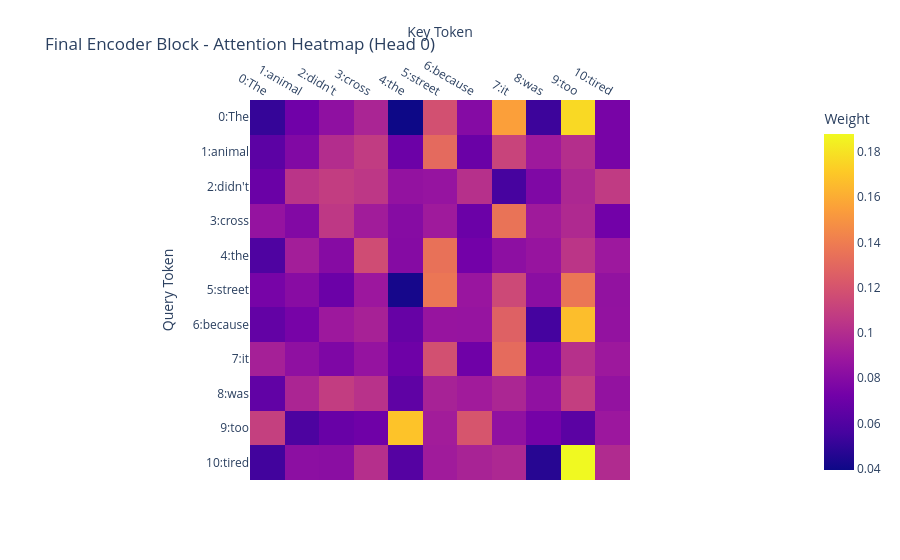

Notebook code cell kept with this figure:
### Markdown cell above
## 8. Putting It All Together: The Complete Encoder Block

Now we wrap all our explicit tensor mathematics into clean, standard PyTorch `nn.Module` classes. 

*Note: In reality, models process text in batches. We'll simulate this by adding a batch dimension to our input sequence before passing it through the final block: `[SequenceLength, D_model]` -> `[Batch=1, SequenceLength, D_model]`.*

### Code cell
class MultiHeadAttentionModule(nn.Module):
    def __init__(self, embed_dim: int, num_heads: int):
        super().__init__()
        self.num_heads = num_heads
        self.head_dim = embed_dim // num_heads
        
        self.q_proj = nn.Linear(embed_dim, embed_dim)
        self.k_proj = nn.Linear(embed_dim, embed_dim)
        self.v_proj = nn.Linear(embed_dim, embed_dim)
        self.out_proj = nn.Linear(embed_dim, embed_dim)

    def forward(self, x: torch.Tensor):
        # x shape: [Batch, N, D_model]
        B, N, D = x.shape
        
        # Project and split heads: [B, N, NumHeads, HeadDim] -> [B, NumHeads, N, HeadDim]
        Q = self.q_proj(x).reshape(B, N, self.num_heads, self.head_dim).transpose(1, 2)
        K = self.k_proj(x).reshape(B, N, self.num_heads, self.head_dim).transpose(1, 2)
        V = self.v_proj(x).reshape(B, N, self.num_heads, self.head_dim).transpose(1, 2)

        # Attention calculation
        scores = Q @ K.transpose(-2, -1) / math.sqrt(self.head_dim)
        weights = torch.softmax(scores, dim=-1)
        
        # Weighted sum and concatenate back
        out = weights @ V # [B, NumHeads, N, HeadDim]
        out = out.transpose(1, 2).reshape(B, N, D) # Flatten heads back to [B, N, D_model]
        
        return self.out_proj(out), weights

class FeedForwardModule(nn.Module):
    def __init__(self, embed_dim: int, hidden_dim: int):
        super().__init__()
        self.fc1 = nn.Linear(embed_dim, hidden_dim)
        self.act = nn.GELU()
        self.fc2 = nn.Linear(hidden_dim, embed_dim)

    def forward(self, x: torch.Tensor):
        return self.fc2(self.act(self.fc1(x)))

class TransformerEncoderBlock(nn.Module):
    def __init__(self, embed_dim: int, num_heads: int, mlp_hidden_dim: int):
        super().__init__()
        self.norm1 = nn.LayerNorm(embed_dim)
        self.norm2 = nn.LayerNorm(embed_dim)
        self.attn = MultiHeadAttentionModule(embed_dim=embed_dim, num_heads=num_heads)
        self.ffn = FeedForwardModule(embed_dim=embed_dim, hidden_dim=mlp_hidden_dim)

    def forward(self, x: torch.Tensor):
        # 1. Pre-Norm -> Multi-Head Attention -> Residual
        attn_out, attn_weights = self.attn(self.norm1(x))
        x = x + attn_out
        
        # 2. Pre-Norm -> Feed-Forward Network -> Residual
        x = x + self.ffn(self.norm2(x))
        
        return x, attn_weights

# Add a batch dimension to our previous sequence: [N, D_model] -> [1, N, D_model]
X_batch = X.unsqueeze(0)
print(f"[bold magenta]Final Encoder Block Input shape:[/bold magenta]  [bold cyan]{tuple(X_batch.shape)}[/bold cyan]  --> [Batch, N, D_model]\n")

# Initialize the complete block
encoder_block = TransformerEncoderBlock(embed_dim=d_model, num_heads=4, mlp_hidden_dim=4*d_model)

# Forward pass!
final_output, final_attn_weights = encoder_block(X_batch)

# Present final shapes using a Rich table
final_table = Table(title="Final Encoder Block Outputs", title_style="bold green")
final_table.add_column("Tensor", style="white")
final_table.add_column("Shape", justify="right", style="cyan")
final_table.add_column("Description", style="yellow")

final_table.add_row("Final Output", str(tuple(final_output.shape)), "[Batch, N, D_model]")
final_table.add_row("Attention Weights", str(tuple(final_attn_weights.shape)), "[Batch, NumHeads, N, N]")

console.print(final_table)

# View the final heatmap of the first head in the batch
head_idx = 0
fig = px.imshow(
    final_attn_weights[0, head_idx].detach().numpy(),
    x=[f"{i}:{t}" for i, t in enumerate(tokens)],
    y=[f"{i}:{t}" for i, t in enumerate(tokens)],
    labels={"x": "Key Token", "y": "Query Token", "color": "Weight"},
    title=f"Final Encoder Block - Attention Heatmap (Head {head_idx})"
)
fig.update_xaxes(side="top")

### Figure 1 — Plotly figure (JSON) as saved in the notebook; plotly's stock layout.template omitted (floating-point values rounded to 4 significant figures)
{"data": [{"coloraxis": "coloraxis", "hovertemplate": "Key Token: %{x}<br>Query Token: %{y}<br>Weight: %{z}<extra></extra>", "name": "0", "type": "heatmap", "x": ["0:The", "1:animal", "2:didn't", "3:cross", "4:the", "5:street", "6:because", "7:it", "8:was", "9:too", "10:tired"], "xaxis": "x", "y": ["0:The", "1:animal", "2:didn't", "3:cross", "4:the", "5:street", "6:because", "7:it", "8:was", "9:too", "10:tired"], "yaxis": "y", "z": [[0.05096, 0.07166, 0.08378, 0.09594, 0.03951, 0.1184, 0.07985, 0.1548, 0.05344, 0.1767, 0.07497], [0.06429, 0.07848, 0.1004, 0.1082, 0.07004, 0.131, 0.06964, 0.1119, 0.09012, 0.101, 0.07496], [0.06938, 0.1041, 0.1084, 0.1057, 0.08537, 0.08646, 0.1018, 0.05651, 0.07775, 0.09716, 0.1074], [0.08617, 0.07871, 0.106, 0.09156, 0.08049, 0.09039, 0.06985, 0.1353, 0.09067, 0.09846, 0.07232], [0.05934, 0.0926, 0.08013, 0.1165, 0.08006, 0.1346, 0.0728, 0.08305, 0.08701, 0.1046, 0.08928], [0.07448, 0.08099, 0.06988, 0.08888, 0.04203, 0.1371, 0.08772, 0.1146, 0.08235, 0.1367, 0.08514], [0.0667, 0.07432, 0.0894, 0.0942, 0.06781, 0.08687, 0.08642, 0.1268, 0.05567, 0.1666, 0.08523], [0.09363, 0.08393, 0.07721, 0.0863, 0.07113, 0.1182, 0.07124, 0.1318, 0.07522, 0.1019, 0.0894], [0.06608, 0.09642, 0.1083, 0.103, 0.06538, 0.09447, 0.09123, 0.09651, 0.08411, 0.1091, 0.08539], [0.11, 0.05845, 0.06873, 0.07124, 0.1686, 0.09173, 0.1209, 0.08415, 0.07351, 0.06368, 0.08906], [0.0548, 0.0828, 0.08187, 0.1015, 0.06167, 0.09078, 0.09518, 0.09747, 0.04701, 0.1878, 0.09913]]}], "layout": {"coloraxis": {"colorbar": {"title": {"text": "Weight"}}, "colorscale": [[0, "#0d0887"], [0.1111, "#46039f"], [0.2222, "#7201a8"], [0.3333, "#9c179e"], [0.4444, "#bd3786"], [0.5556, "#d8576b"], [0.6667, "#ed7953"], [0.7778, "#fb9f3a"], [0.8889, "#fdca26"], [1, "#f0f921"]]}, "title": {"text": "Final Encoder Block - Attention Heatmap (Head 0)"}, "xaxis": {"anchor": "y", "constrain": "domain", "domain": [0, 1], "scaleanchor": "y", "side": "top", "title": {"text": "Key Token"}}, "yaxis": {"anchor": "x", "autorange": "reversed", "constrain": "domain", "domain": [0, 1], "title": {"text": "Query Token"}}}}
